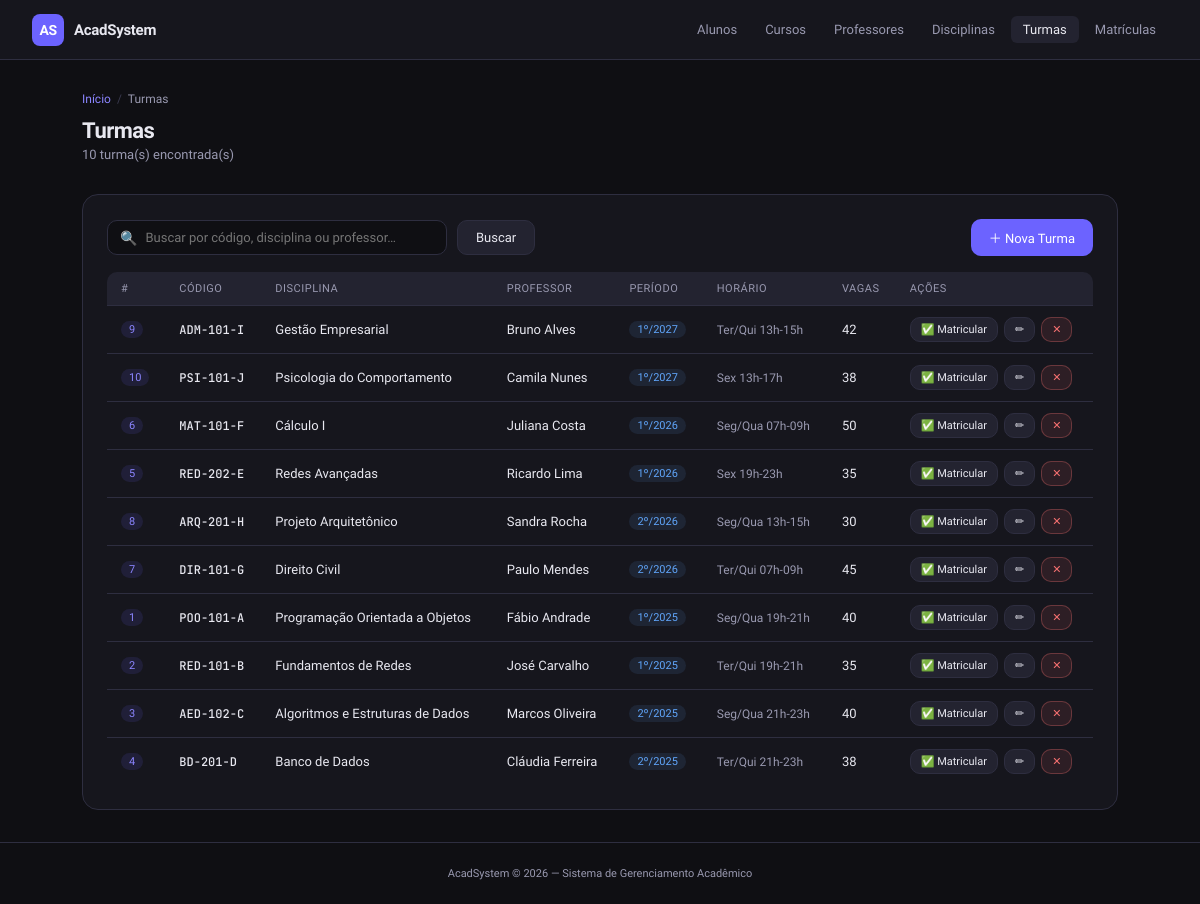
Page /cons_turma.php on the committed database.
### tables this page shows
CREATE TABLE `turmas` (
  `id` int(11) NOT NULL,
  `disciplina_id` int(11) DEFAULT NULL,
  `professor_id` int(11) DEFAULT NULL,
  `codigo` varchar(20) DEFAULT NULL,
  `semestre` int(11) DEFAULT NULL,
  `ano` int(11) DEFAULT NULL,
  `vagas` int(11) DEFAULT NULL,
  `sala` varchar(100) DEFAULT NULL,
  `horario` varchar(100) DEFAULT NULL
);

CREATE TABLE `disciplinas` (
  `id` int(11) NOT NULL,
  `curso_id` int(11) DEFAULT NULL,
  `nome` varchar(150) DEFAULT NULL,
  `codigo` varchar(20) DEFAULT NULL,
  `descricao` text DEFAULT NULL,
  `carga_horaria` int(11) DEFAULT NULL,
  `periodo` int(11) DEFAULT NULL
);

CREATE TABLE `professores` (
  `id` int(11) NOT NULL,
  `nome` varchar(150) DEFAULT NULL,
  `email` varchar(150) DEFAULT NULL,
  `especialidade` varchar(100) DEFAULT NULL,
  `titulacao` varchar(50) DEFAULT NULL
);

### cons_turma.php (the view, shortened to what this page needs)
<?php
$turmas = [];
$busca  = trim($_GET['busca'] ?? '');
try {
    $db = getDB();
    $sql = "SELECT t.*, d.nome AS disciplina_nome, d.codigo AS disciplina_codigo,
                   p.nome AS professor_nome
            FROM turmas t
            LEFT JOIN disciplinas d ON d.id = t.disciplina_id
            LEFT JOIN professores p ON p.id = t.professor_id";
    if ($busca) {
        $stmt = $db->prepare($sql . " WHERE t.codigo LIKE :b OR d.nome LIKE :b OR p.nome LIKE :b ORDER BY t.ano DESC, t.semestre, t.codigo");
        $stmt->execute([':b' => "%$busca%"]);
    } else {
        $stmt = $db->query($sql . " ORDER BY t.ano DESC, t.semestre, t.codigo");
    }
    $turmas = $stmt->fetchAll();
} catch (PDOException $e) { $erro = $e->getMessage(); }
include 'header.php';
?>
<div class="breadcrumb">
  <a href="index.php">Início</a> <span>/</span> Turmas
</div>
<div class="page-header">
  <h1>Turmas</h1>
  <p><?= count($turmas) ?> turma(s) encontrada(s)</p>
</div>
<div class="card">
  <div class="table-toolbar">
    <form method="GET" style="display:flex;gap:10px;flex:1;">
      <div class="search-box">
        <span class="search-icon">🔍</span>
        <input type="text" name="busca" value="<?= htmlspecialchars($busca) ?>" placeholder="Buscar por código, disciplina ou professor…">
      </div>
      <button type="submit" class="btn btn-secondary">Buscar</button>
    </form>
    <a href="cad_turma.php" class="btn btn-primary">＋ Nova Turma</a>
  </div>
  <?php if (empty($turmas)): ?>
    <div class="empty-state"><div class="empty-icon">🗂️</div><p>Nenhuma turma encontrada.</p></div>
  <?php else: ?>
  <div class="table-wrapper">
    <table class="data-table">
      <thead>
        <tr><th>#</th><th>Código</th><th>Disciplina</th><th>Professor</th><th>Período</th><th>Horário</th><th>Vagas</th><th>Ações</th></tr>
      </thead>
      <tbody>
        <?php foreach ($turmas as $t): ?>
        <tr>
          <td><span class="badge badge-accent"><?= $t['id'] ?></span></td>
          <td><span style="font-family:'JetBrains Mono',monospace;font-size:12px;font-weight:500;"><?= htmlspecialchars($t['codigo']) ?></span></td>
          <td><?= htmlspecialchars($t['disciplina_nome'] ?? '—') ?></td>
          <td><?= htmlspecialchars($t['professor_nome'] ?? '—') ?></td>
          <td>
            <?php if ($t['semestre'] && $t['ano']): ?>
              <span class="badge badge-info"><?= $t['semestre'] ?>º/<?= $t['ano'] ?></span>
            <?php else: ?>—<?php endif; ?>
          </td>
          <td style="font-size:12px;color:var(--text2);"><?= htmlspecialchars($t['horario'] ?? '—') ?></td>
          <td><?= $t['vagas'] ?? '—' ?></td>
          <td>
            <div class="actions">
              <a href="matricular.php?turma_id=<?= $t['id'] ?>" class="btn btn-secondary btn-sm">✅ Matricular</a>
              <a href="cad_turma.php?editar=<?= $t['id'] ?>" class="btn btn-secondary btn-sm">✏</a>
              <a href="cons_turma.php?excluir=<?= $t['id'] ?>" class="btn btn-danger btn-sm"
                 onclick="return confirm('Excluir turma <?= htmlspecialchars(addslashes($t['codigo'])) ?>?')">✕</a>
            </div>
          </td>
        </tr>
        <?php endforeach; ?>
      </tbody>
    </table>
  </div>
  <?php endif; ?>
</div>
<?php include 'footer.php'; ?>

### style.css (style rules this page uses)
:root { --bg: #0f0f13; --bg2: #16161d; --bg3: #1e1e28; --surface: #232330; --surface2: #2c2c3e; --border: #2e2e40; --border2: #3a3a50; --accent: #6c63ff; --accent2: #8b85ff; --accent-soft: rgba(108, 99, 255, 0.12); --accent-glow: rgba(108, 99, 255, 0.25); --text: #e8e8f0; --text2: #9999b0; --text3: #6666808; --success: #4ade80; --success-bg: rgba(74, 222, 128, 0.1); --danger: #f87171; --danger-bg: rgba(248, 113, 113, 0.1); --warning: #fbbf24; --warning-bg: rgba(251, 191, 36, 0.1); --info: #60a5fa; --info-bg: rgba(96, 165, 250, 0.1); --radius: 10px; --radius-lg: 16px; --shadow: 0 4px 24px rgba(0,0,0,0.4); }
* { box-sizing: border-box; margin: 0; padding: 0; }
body { font-family: 'Sora', sans-serif; background: var(--bg); color: var(--text); min-height: 100vh; display: flex; flex-direction: column; }
.page-header { margin-bottom: 2rem; }
.page-header h1 { font-size: 22px; font-weight: 700; letter-spacing: -0.5px; color: var(--text); }
.page-header p { font-size: 13px; color: var(--text2); margin-top: 4px; }
.breadcrumb { display: flex; align-items: center; gap: 6px; font-size: 12px; color: var(--text2); margin-bottom: 12px; }
.breadcrumb a { color: var(--accent2); text-decoration: none; }
.breadcrumb span { color: var(--border2); }
.card { background: var(--bg2); border: 1px solid var(--border); border-radius: var(--radius-lg); padding: 1.5rem; }
.btn { display: inline-flex; align-items: center; gap: 7px; font-family: 'Sora', sans-serif; font-size: 13px; font-weight: 500; padding: 9px 18px; border-radius: var(--radius); cursor: pointer; border: none; text-decoration: none; transition: all 0.15s; white-space: nowrap; }
.btn-primary { background: var(--accent); color: white; }
.btn-secondary { background: var(--surface); color: var(--text); border: 1px solid var(--border); }
.btn-danger { background: var(--danger-bg); color: var(--danger); border: 1px solid rgba(248,113,113,0.3); }
.btn-sm { font-size: 11px; padding: 5px 10px; }
.table-wrapper { overflow-x: auto; border-radius: var(--radius); }
table.data-table { width: 100%; border-collapse: collapse; font-size: 13px; }
table.data-table th { background: var(--surface); color: var(--text2); font-weight: 500; font-size: 11px; letter-spacing: 0.5px; text-transform: uppercase; padding: 10px 14px; text-align: left; border-bottom: 1px solid var(--border); }
table.data-table td { padding: 11px 14px; border-bottom: 1px solid var(--border); color: var(--text); vertical-align: middle; }
table.data-table tr:last-child td { border-bottom: none; }
table.data-table td .actions { display: flex; gap: 6px; }
.badge { display: inline-flex; align-items: center; font-size: 11px; font-weight: 500; padding: 2px 8px; border-radius: 20px; }
.badge-info { background: var(--info-bg); color: var(--info); }
.badge-accent { background: var(--accent-soft); color: var(--accent2); }
.table-toolbar { display: flex; align-items: center; justify-content: space-between; margin-bottom: 1rem; gap: 12px; flex-wrap: wrap; }
.search-box { display: flex; align-items: center; gap: 8px; background: var(--bg); border: 1px solid var(--border); border-radius: var(--radius); padding: 7px 12px; flex: 1; max-width: 340px; }
.search-box input { background: none; border: none; color: var(--text); font-family: 'Sora', sans-serif; font-size: 13px; outline: none; width: 100%; }
.search-box .search-icon { color: var(--text2); font-size: 14px; }

### rows in the picture
turmas: id "9", codigo "ADM-101-I", disciplina.nome "Gestão Empresarial", professor.nome "Bruno Alves", semestre "1", ano "2027", horario "Ter/Qui 13h-15h", vagas "42"
turmas: id "10", codigo "PSI-101-J", disciplina.nome "Psicologia do Comportamento", professor.nome "Camila Nunes", semestre "1", ano "2027", horario "Sex 13h-17h", vagas "38"
turmas: id "6", codigo "MAT-101-F", disciplina.nome "Cálculo I", professor.nome "Juliana Costa", semestre "1", ano "2026", horario "Seg/Qua 07h-09h", vagas "50"
turmas: id "5", codigo "RED-202-E", disciplina.nome "Redes Avançadas", professor.nome "Ricardo Lima", semestre "1", ano "2026", horario "Sex 19h-23h", vagas "35"
turmas: id "8", codigo "ARQ-201-H", disciplina.nome "Projeto Arquitetônico", professor.nome "Sandra Rocha", semestre "2", ano "2026", horario "Seg/Qua 13h-15h", vagas "30"
turmas: id "7", codigo "DIR-101-G", disciplina.nome "Direito Civil", professor.nome "Paulo Mendes", semestre "2", ano "2026", horario "Ter/Qui 07h-09h", vagas "45"
turmas: id "1", codigo "POO-101-A", disciplina.nome "Programação Orientada a Objetos", professor.nome "Fábio Andrade", semestre "1", ano "2025", horario "Seg/Qua 19h-21h", vagas "40"
turmas: id "2", codigo "RED-101-B", disciplina.nome "Fundamentos de Redes", professor.nome "José Carvalho", semestre "1", ano "2025", horario "Ter/Qui 19h-21h", vagas "35"
turmas: id "3", codigo "AED-102-C", disciplina.nome "Algoritmos e Estruturas de Dados", professor.nome "Marcos Oliveira", semestre "2", ano "2025", horario "Seg/Qua 21h-23h", vagas "40"
turmas: id "4", codigo "BD-201-D", disciplina.nome "Banco de Dados", professor.nome "Cláudia Ferreira", semestre "2", ano "2025", horario "Ter/Qui 21h-23h", vagas "38"

### other values in the picture
count($turmas) "10"
